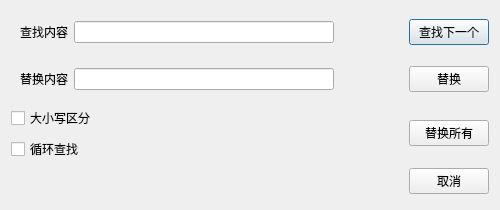
<?xml version="1.0" encoding="UTF-8"?>
<ui version="4.0">
 <class>Dialog</class>
 <widget class="QDialog" name="Dialog">
  <property name="geometry">
   <rect>
    <x>0</x>
    <y>0</y>
    <width>500</width>
    <height>210</height>
   </rect>
  </property>
  <property name="minimumSize">
   <size>
    <width>500</width>
    <height>210</height>
   </size>
  </property>
  <property name="maximumSize">
   <size>
    <width>500</width>
    <height>210</height>
   </size>
  </property>
  <property name="windowTitle">
   <string>替换</string>
  </property>
  <layout class="QGridLayout" name="gridLayout">
   <item row="0" column="2">
    <widget class="QPushButton" name="pushButton">
     <property name="text">
      <string>查找下一个</string>
     </property>
    </widget>
   </item>
   <item row="3" column="0">
    <widget class="QCheckBox" name="checkBox_2">
     <property name="text">
      <string>循环查找</string>
     </property>
    </widget>
   </item>
   <item row="2" column="2" rowspan="2">
    <widget class="QPushButton" name="pushButton_3">
     <property name="text">
      <string>替换所有</string>
     </property>
    </widget>
   </item>
   <item row="4" column="2">
    <widget class="QPushButton" name="pushButton_4">
     <property name="text">
      <string>取消</string>
     </property>
    </widget>
   </item>
   <item row="1" column="2">
    <widget class="QPushButton" name="pushButton_2">
     <property name="text">
      <string>替换</string>
     </property>
    </widget>
   </item>
   <item row="2" column="0">
    <widget class="QCheckBox" name="checkBox">
     <property name="text">
      <string>大小写区分</string>
     </property>
    </widget>
   </item>
   <item row="0" column="0">
    <widget class="QWidget" name="widget" native="true">
     <layout class="QHBoxLayout" name="horizontalLayout">
      <item>
       <widget class="QLabel" name="label">
        <property name="text">
         <string>查找内容</string>
        </property>
       </widget>
      </item>
      <item>
       <widget class="QLineEdit" name="foundEdit"/>
      </item>
     </layout>
    </widget>
   </item>
   <item row="1" column="0">
    <widget class="QWidget" name="widget_2" native="true">
     <layout class="QHBoxLayout" name="horizontalLayout_2">
      <item>
       <widget class="QLabel" name="label_2">
        <property name="text">
         <string>替换内容</string>
        </property>
       </widget>
      </item>
      <item>
       <widget class="QLineEdit" name="replaceEdit"/>
      </item>
     </layout>
    </widget>
   </item>
   <item row="0" column="1">
    <spacer name="horizontalSpacer">
     <property name="orientation">
      <enum>Qt::Horizontal</enum>
     </property>
     <property name="sizeType">
      <enum>QSizePolicy::Fixed</enum>
     </property>
     <property name="sizeHint" stdset="0">
      <size>
       <width>60</width>
       <height>20</height>
      </size>
     </property>
    </spacer>
   </item>
   <item row="1" column="1">
    <spacer name="horizontalSpacer_2">
     <property name="orientation">
      <enum>Qt::Horizontal</enum>
     </property>
     <property name="sizeType">
      <enum>QSizePolicy::Fixed</enum>
     </property>
     <property name="sizeHint" stdset="0">
      <size>
       <width>60</width>
       <height>20</height>
      </size>
     </property>
    </spacer>
   </item>
  </layout>
 </widget>
 <resources/>
 <connections/>
</ui>
